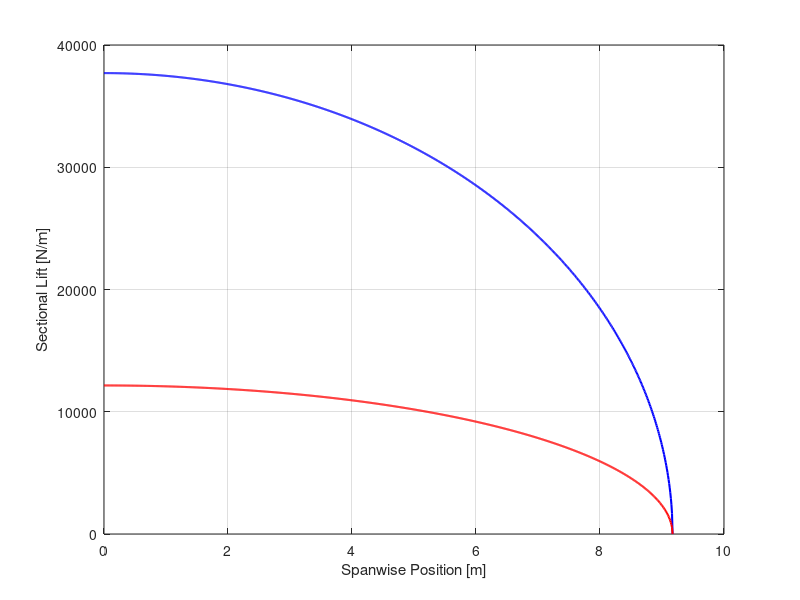
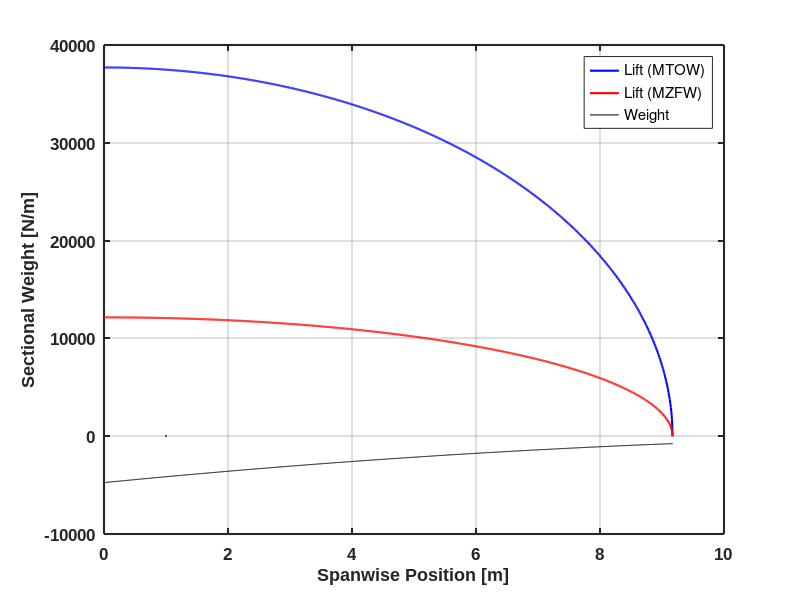
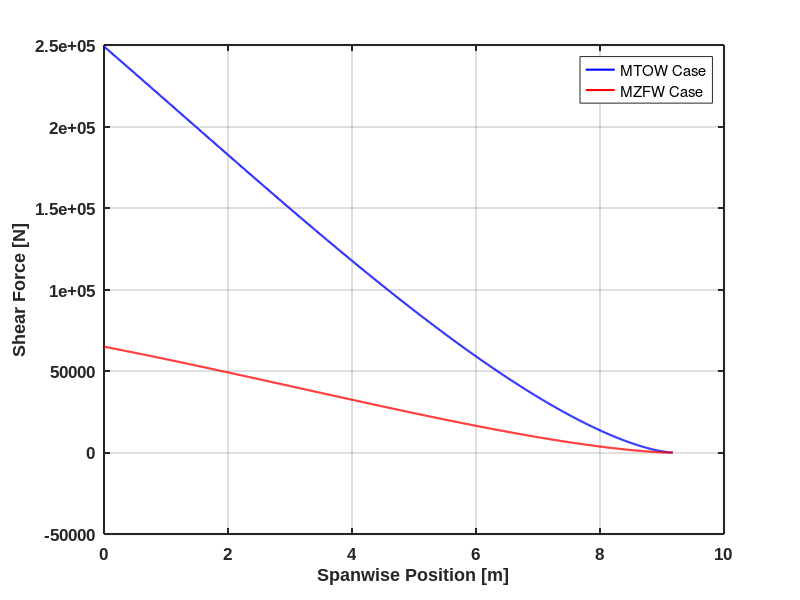
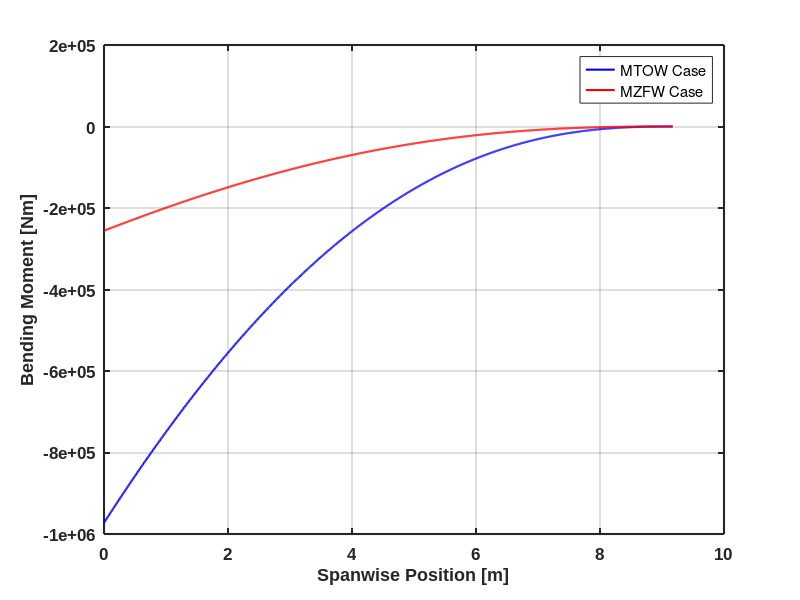

Reproduce these figures in MATLAB, in order.
clear
clc
bluez=[0 0 1];
redz=[1 0 0];
greenz=[0 0.75 0];
lilaz=[0.75 0 0.75];
orangz=[1 0.5 0];
colorz={bluez, redz, greenz, orangz, lilaz};

n=1000; % Number of discretisations you want
%% Getting geometries
S_ref = 482;

% Horizontal stabiliser planform dimensions:
S=58; % Reference area in m^2
AR=5.8; % Aspect ratio
lambda=0.4; % Taper ratio
bperp=sqrt(AR*S); % Span (perpendicular to fuselage)
sweep=35.155; % Flexural axis sweep angle of horizontal stabiliser (in degrees)
b=bperp/cosd(sweep); % Length of wing
s=bperp/2; % Semispan of wing
yspan = linspace(0,bperp/2,1000);% Getting spanwise points from root to tip
yroot=0; % Spanwise position at root
ytip=b/2; % Spanwise position at tip (=semispan)
save('yspan_htail', 'yspan')
% Getting distances of wing+h.stab ac and cg of aircraft (in m):
xcg=36;
xcg_zf = 35.6;
xw=35.3;
% Getting chord distribution:
croot=(2*S)/(bperp*(1+lambda)); % Chord at root (in m)
ctip=lambda*croot; % Tip chord in m
c=((ctip-croot)/s).*yspan + croot;
xh=56; % Assuming ac is at 1/4 chord point


%% Getting total lift of horizontal stabilisers

% Idea is that lift from h.stab needs to balance moment from lift of wing
% about CG of aircraft - assume that all lift to balance weight comes from
% the wing and the lift from the h.stab only exists when considering
% moments

% Getting lift from wings:
g=9.81; % Gravitational acceleration
ULF=3.75; % Ultimate load factor (n=1.5*2.5=3.75)
MTOW=353000*g; % MTOW in N
MZFW = 162976*g; %MZFW
Lw=ULF*MTOW; % Lift from wings in N
Lw_zf = ULF*MZFW;

% Getting moment (lever) arms:
leverw=xcg-xw; % Moment arm of wing
leverh=xh-xcg; % Moment arm of horizontal stabiliser

leverw_zf=xcg_zf-xw; % Moment arm of wing
leverh_zf=xh-xcg_zf; % Moment arm of horizontal stabiliser

VD=214.06; % Dive speed (m/s, IAS)
VA = 171.25;
Cm0=-0.131; % Zero lift pitching moment coefficient
M0w=0.5*1.225*VD^2*S_ref*Cm0; % Zero lift pitching moment from wings
M0w_A=0.5*1.225*VA^2*S_ref*Cm0;
% Using moment balance about aircraft CG to find lift from h.stab:
Lh=(Lw*leverw-M0w)/leverh; % Lift of horizontal stabiliser in N
Lh_zf=(Lw_zf*leverw_zf-M0w)/leverh_zf; % Lift of horizontal stabiliser in N

%% Getting lift distribution of horizontal stabiliser

% SINCE SYMMETRICAL, ONLY NEED TO CONSIDER ONE WING:
Lh2=0.5*Lh; % Lift of one horizontal stabiliser in N
Lh2_zf=0.5*Lh_zf;
%s=b/2; % Semispan of horizontal stabilisers

% Assuming elliptical distribution: total lift of one horizontal stabiliser
% is 1/4 of an ellipse so use 1/4 of area of an ellipse and the semi-span
% to find sectional lift at the root:
LSecMax=(4*Lh2)/(pi*s); % in N
LSecMax_zf=(4*Lh2_zf)/(pi*s);

LSec=sqrt((LSecMax^2)*(1-(yspan.^2/s^2))); % Sectional lift at each spanwise point (from equation of an ellipse)
LSec_zf=sqrt((LSecMax_zf^2)*(1-(yspan.^2/s^2)));

%LSec =  LSec_zf;
% Plotting lift distribution
figure
box on
set(findobj(gcf,'type','axes'),'FontName','Arial','FontSize',12,'FontWeight','Bold', 'LineWidth', 1.5);

plot(yspan,LSec,'-b','LineWidth',1.5)
hold on
plot(yspan,LSec_zf,'-r','LineWidth',1.5)
xlabel('Spanwise Position [m]')
ylabel('Sectional Lift [N/m]')
grid on

hold off

lift=trapz(yspan,LSec)
lift2=trapz(yspan,LSec_zf)

%INERTIA
%% Getting inertial load distribution of horizontal stabiliser - LINEAR

% Assume sectional weight varies proportionally to area i.e. chord - will
% give a trapezoidal weight distribution - area of this distribution must
% equal total weight

W=ULF*0.5*1230*g; % Weight of one horizontal stabiliser in N*****

semispan = bperp/2;
S1 = 6.96;
S2 = S1*(lambda)^2;
WingBox_Volume = 1/3*(S1+S2+(S1*S2)^(1/2))*semispan;

Area_Span = (S1*(lambda^2-2*lambda+1))*(yspan./semispan).^2 + (S1*(-2+2*lambda)).*(yspan./semispan) + S1;
WingW_Span = ((W)/WingBox_Volume).*Area_Span;
wSec = WingW_Span;
wSecMax=(2*W)/(s*(ctip/croot + 1))
wSecMin=(ctip/croot)*wSecMax
% % Plotting weight distribution
% figure
% box on
% set(findobj(gcf,'type','axes'),'FontName','Arial','FontSize',12,'FontWeight','Bold','LineWidth', 1.5);
% hold on
% grid on
% plot(yspan,WingW_Span,'r--',LineWidth=1.5)
% xlabel('Spanwise Position [m]')
% ylabel('Sectional Weight [N/m]')
% 
% hold off


figure
box on
set(findobj(gcf,'type','axes'),'FontName','Arial','FontSize',12,'FontWeight','Bold','LineWidth', 1.5);

hold on
plot(yspan,LSec,'-b','LineWidth',1.5)
plot(yspan,LSec_zf,'-r','LineWidth',1.5)
plot(yspan,-WingW_Span,'-k',LineWidth=1.5)
xlabel('Spanwise Position [m]')
ylabel('Sectional Weight [N/m]')
grid on
legend('Lift (MTOW)','Lift (MZFW)','Weight')
%legend('Lift (MTOW)','Weight')
hold off


%% Getting shear force distribution of horizontal stabiliser

% Finding the length of segments dy
dy=yspan(2);

% Taking h.stab as a cantilever beam and taking cut to find shear force (in N/m):
for z=1:length(yspan) % z is spanwise coordinate but starting at the tip
    Shear(z) = dy*sum(LSec(length(LSec)-z+1:length(LSec))) - dy*sum(wSec(length(wSec)-z+1:length(wSec)));
    Shear_zf(z) = dy*sum(LSec_zf(length(LSec_zf)-z+1:length(LSec_zf))) - dy*sum(wSec(length(wSec)-z+1:length(wSec)));
end

% Flipping Shear to a coordinate system which starts from the root
Shear2=flip(Shear);
Shear2_zf=flip(Shear_zf);

% Plotting shear force distribution
figure
box on
set(findobj(gcf,'type','axes'),'FontName','Arial','FontSize',12,'FontWeight','Bold', 'LineWidth', 1.5);
hold on
plot(yspan,Shear2,'-b','LineWidth',1.5)
plot(yspan,Shear2_zf,'-r','LineWidth',1.5)

xlabel('Spanwise Position [m]')
ylabel('Shear Force [N]')
% legend('Load case 1 (MTOW)','Load Case 1 (MZFW)')
legend('MTOW Case','MZFW Case')
grid on
%ylim([0,10000]);
hold off


%% Getting bending moment distribution of horizontal stabiliser - LINEAR

% Cantilever beam analysis but convert lift and weight distributions into
% point forces at centroids of 1/4 ellipse and trapezium respectively

for i=1:length(yspan) % Spanwise coordinate starting from tip
    BeamLift = dy*sum(LSec(length(LSec)-i+1:length(LSec))); % Finding total lift up to section currently considering
    BeamLift_zf = dy*sum(LSec_zf(length(LSec_zf)-i+1:length(LSec_zf)));
    BeamWeight = dy*sum(wSec(length(wSec)-i+1:length(wSec))); % Finding total weight up to section currently considering
    currentw = wSec(length(wSec)-i+1); % Finding sectional weight at the cut (needed for finding centroid of trapezium so it finds its way into moment equation)
    % Moment due to lift:
    MLift=(4/(3*pi))*BeamLift*(yspan(length(yspan))-yspan(length(yspan)-i+1));
    MLift_zf=(4/(3*pi))*BeamLift_zf*(yspan(length(yspan))-yspan(length(yspan)-i+1));
    % Moment due to weight:
    MWeight=((2*wSecMin+currentw)/(3*(wSecMin +currentw)))*BeamWeight*(yspan(length(yspan))-yspan(length(yspan)-i+1));
    % Bending Moment:
    BM(i)=MWeight - MLift;
    BM_zf(i)=MWeight - MLift_zf;
end

% Flipping BM to a coordinate system which starts from the root:
BM2=flip(BM);
% BM2=abs(BM2);

BM2_zf=flip(BM_zf);
% BM2_zf=abs(BM2_zf);

% Plotting bending moment distribution
figure
box on
set(findobj(gcf,'type','axes'),'FontName','Arial','FontSize',12,'FontWeight','Bold', 'LineWidth', 1.5);
hold on
grid on
plot(yspan,BM2,'-b','LineWidth',1.5)
plot(yspan,BM2_zf,'-r','LineWidth',1.5)
xlabel('Spanwise Position [m]')
ylabel('Bending Moment [Nm]')
legend('MTOW Case','MZFW Case')
hold off

save("bm_htail", "BM2_zf")

%% Getting torque distribution of horizontal stabiliser

% T=La + nWb - M0, M0=0 for horizontal stabilisers since symmetrical airfoil

% Assumptions for location of aerodynamic centre, CG etc. - kept as
% variables so we can change later if we want/need to:
% AS A FRACTION OF CHORD LENGTH:
AC=0.25; % Aerodynamic centre
FA=0.45; % Flexural analysis
CG=0.391809984147464; % CG

% Finding torque distribution:
for i=1:length(yspan)
    SectionLiftMoment(i)=LSec(length(LSec)-i+1)*((FA-AC)*c(length(c)-i+1)); % Finding contribution of lift to torque of section
    SectionLiftMoment_zf(i)=LSec_zf(length(LSec)-i+1)*((FA-AC)*c(length(c)-i+1));
    SectionWeightMoment(i)=wSec(length(wSec)-i+1)*((CG-FA)*c(length(c)-i+1)); % Finding contribution of weight to torque of section
    TorqueSec(i)=SectionLiftMoment(i)+SectionWeightMoment(i); % Finding sectional torque
    Torque(i)= dy*sum(TorqueSec(length(TorqueSec)-i+1:length(TorqueSec))); % Finding torque at each section
    TorqueSec_zf(i)=SectionLiftMoment_zf(i)+SectionWeightMoment(i); % Finding sectional torque
    Torque_zf(i)= dy*sum(TorqueSec_zf(length(TorqueSec_zf)-i+1:length(TorqueSec_zf))); % Finding torque at each section
end

% Flipping to a coordinate system which starts from the root:
Torque2=flip(Torque);
Torque2_zf=flip(Torque_zf);

% Plotting torque distribution:
figure
box on
set(findobj(gcf,'type','axes'),'FontName','Arial','FontSize',12,'FontWeight','Bold', 'LineWidth', 1.5);
hold on
grid on
plot(yspan,Torque2,'-b','LineWidth',1.5)
plot(yspan,Torque2_zf,'-r','LineWidth',1.5)
xlabel('Spanwise Position [m]')
ylabel('Torque [Nm]')
ylim([0,12000])
legend('MTOW Case','MZFW Case')
hold off



maxvalue = [max(abs([Shear,Shear2_zf])),max(abs([BM2,BM2_zf])),max(abs([Torque,Torque_zf]))]
